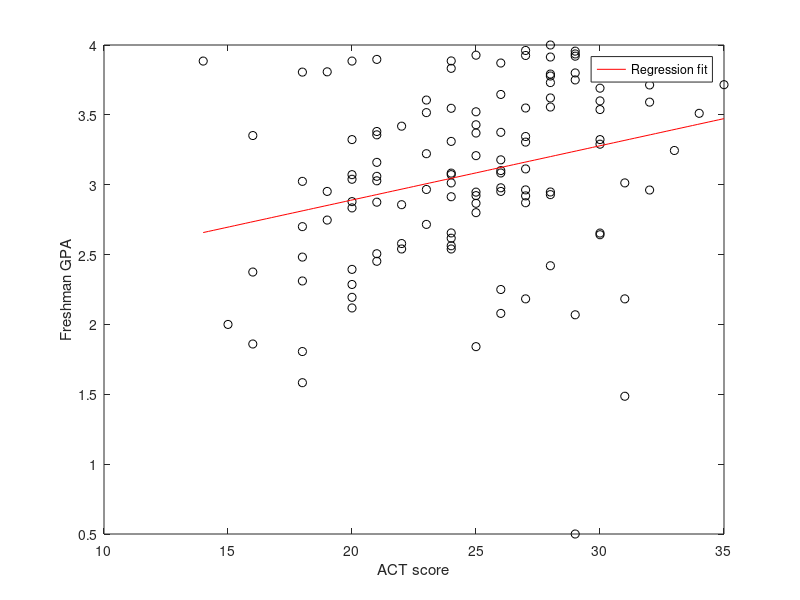

The MATLAB script that drew this image: (Note: this script raises an error after producing the figure.)
% variables can be scalars, vectors, or matrices in matlab
% -- matrices are first class objects

a = 1

b = [1 2 3]

% transpose
b = b'

% column vector
b = [1; 2; 3]

% a semicolon suppresses output
c = [1 0 ; 0 1];

% there are commands for creating basic datastructures -- think of these as
% building blocks that you can compose to create more complicated
% datastructures
d = eye(2);

% matlab scripts can be thought of as a bunch of calculator inputs strung
% together.  Of course, one can write functions in matlab as well

% matlab has tons and tons of built in commands for doing just about
% everything.  For now we just want to get you used to the language and a
% few basic commands that will be useful for you later on

% to start we need data, we can either specify it by typing it in (like
% before)

output = [1 2 4 5 7 9];

% then we can plot the data
plot(output)

% if we don't specify options we get a line -- try

help plot

% to see what options are available for this or any other command

plot(output,'ko') 

% says plot the data using black circles instead of a line
% the x-axis data is implictly 1:6 (meaning [1 2 3 4 5 6] in this case,
% let's change that

% this tells you the length of a vector
length(output)

% so does 
size(output,2)

% this is a function to produce a linear spacing between a two points
% points where the intervals between the values are computed appropriately
input = linspace(-5,5,length(output))

% notice the x-axis now
plot(input,output,'ko')

% if we want to label ourplot we can add axis labels and a title... for
% instance

xlabel('Input') 
% here, anything contained in a '' is a string
ylabel('Output')
title('Scatter Plot')

% matlab interprets a subset of latex commands and they can be used in 
% figure captions, for instance

ylabel('\alpha, \beta')

% matlab has plenty of routines for reading in data, not only from files,
% but also from databases, spreadsheets, and websites.  We're going to
% stick with files in this class.  For instance
data = importdata('CH01PR19.txt')

% data is a num_rows by num_cols matrix
[num_rows, num_cols] = size(data)

% a subset of the matrix can be selected, : is shorthand for all rows or
% columns
output = data(:,1)
input = data(:,2)

% other subsets, including single elements can be selected
element = data(2,2)

% binary (or set indicator) indexing is more advanced 
indexes_of_interest = zeros(size(data));

% zeros makes a matrix of all zeros of a given size

% we will select two data items
indexes_of_interest(2,2) = 1;
indexes_of_interest(end,1) = 1;

% end is shorthand for the last element of a vector or the last allowable
% index in a particular dimension

% now we can use the binary indexes to grab the data.  logical converts
% real numbers to binary (logical) values
data(logical(indexes_of_interest))

% we can plot the real data now
plot(input,output,'ko')

% now we can start computing some regression stuff

% to compute the mean of the inputs we can write a for loop
X_bar = 0;
n = length(input);
for i=1:n
    X_bar = input(i) + X_bar;
end
X_bar = X_bar / n

% or a while loop
X_bar = 0;
n = length(input);
i = 1;
while i<=n
    X_bar = input(i) + X_bar;
    i=i+1;
end
X_bar = X_bar / n

% of course, it's even easier to write
X_bar = mean(input)

Y_bar = mean(output)

% we can compute the sum of squares of the inputs as well, now that we have the
% mean


SSX = 0;
n = length(input);
for i=1:n
    SSX = SSX+ (input(i) - X_bar)^2; % hat means square
end

SSX

% of course this is just the sample variance times n-1 so we can get this
% quantity this way as well -- be careful about the normalization used by
% matlab

SSX = var(input)*(n-1)

SSXY = 0;
n = length(input);
for i=1:n
    SSXY = SSXY+ (input(i) - X_bar)*(output(i)-Y_bar);
end

SSXY

cov_matrix = cov(input,output)*(n-1);
SSXY = cov_matrix(1,2)

% here we see the first numerical difference arising -- not a big deal

b_1 = SSXY/SSX

b_0 = (Y_bar-b_1*X_bar)

% now we can overlay the regression line

% make up some input points
x_plot = linspace(min(input),max(input),100);
y_plot = b_1*x_plot + b_0;  % vector times scalar plus scalar -- something fancy is going on here


% hold must be used to draw on top of old plots
hold on
rh = plot(x_plot,y_plot,'r-');
hold off
legend(rh,'Regression fit');
xlabel('ACT score');
ylabel('Freshman GPA');

% we can open another window
figure(2)
% function can be defined and used -- functions clean up your code a lot
plot_gpa_fit(input,output,b_1,b_0)

% looking ahead we can write a function that takes an input and an output
% and outputs b_1 and b_0 (functions in matlab can return more than one
% return value.  we will use the matrix linear regression formulation 
% in this demonstration

[b_1 b_0] = my_regress(input,output)

% we can use the statistics toolbox to manually calculate confidence
% intervals for, say, b_1

sum_e_squared = output-(b_1*input + b_0);
sum_e_squared = sum_e_squared.^2;
sum_e_squared = sum(sum_e_squared);

V_b_1_hat = (sum_e_squared/(n-2))/SSX;

alpha = .05;

confidence_interval_for_b_1 = [b_1 - tinv(1-alpha/2,n-2)*sqrt(V_b_1_hat) b_1 + tinv(1-alpha/2,n-2)*sqrt(V_b_1_hat)];